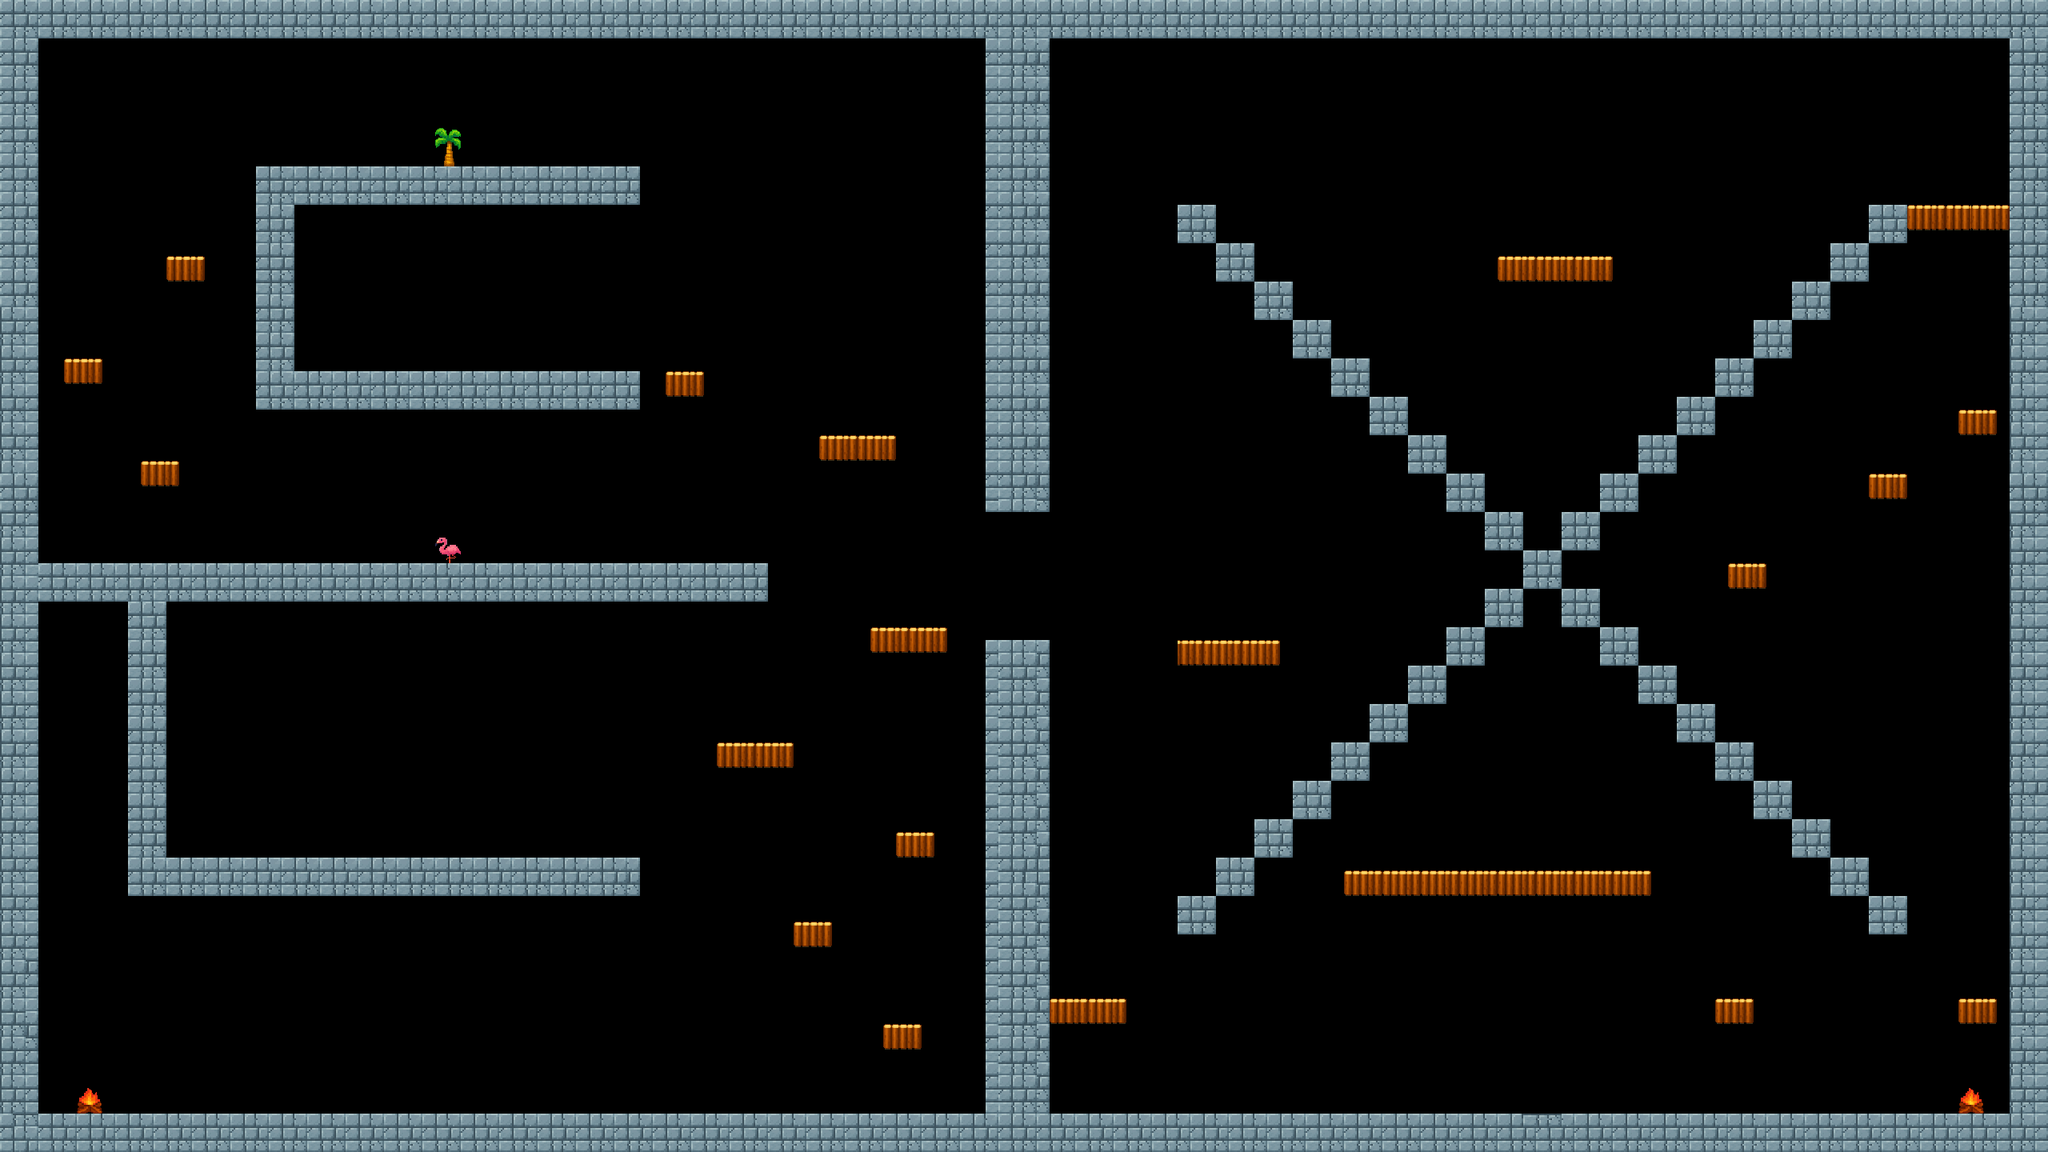

A level layout from a 2D game, rendered from its tile map. Below: a short description, then the map file with tile-grid data replaced by summaries:
An orthogonal 160x90 tile map with 16x16 px tiles, 1 tile layer (Tile Layer 1) and 82 objects (21x Platform, 3x Chest, 2x SummerTraps, FinishFlag, Player, ...).

<map version="1.10" tiledversion="1.11.2" orientation="orthogonal" renderorder="right-down" width="160" height="90" tilewidth="16" tileheight="16" infinite="0" nextlayerid="4" nextobjectid="95">
 <tileset firstgid="1" source="summer_terrain.tsx" />
 <layer id="1" name="Tile Layer 1" width="160" height="90">
  <data>[14400 cells, 2974 non-empty, 30 distinct tile ids]</data>
 </layer>
 <objectgroup id="2" name="Collision">
  <object id="1" x="0" y="0" width="2560" height="48" />
  <object id="2" x="2512" y="48" width="48" height="1392" />
  <object id="3" x="0" y="1392" width="2512" height="48" />
  <object id="4" x="0" y="48" width="48" height="1344" />
  <object id="6" x="320" y="208" width="480" height="48" />
  <object id="7" x="1232" y="48" width="80" height="592" />
  <object id="8" x="320" y="256" width="48" height="256" />
  <object id="9" x="368" y="464" width="432" height="48" />
  <object id="10" x="1472" y="256" width="48" height="48" />
  <object id="11" x="1520" y="304" width="48" height="48" />
  <object id="12" x="1568" y="352" width="48" height="48" />
  <object id="13" x="1616" y="400" width="48" height="48" />
  <object id="14" x="1664" y="448" width="48" height="48" />
  <object id="15" x="1712" y="496" width="48" height="48" />
  <object id="16" x="1760" y="544" width="48" height="48" />
  <object id="17" x="2336" y="256" width="48" height="48" />
  <object id="18" x="2288" y="304" width="48" height="48" />
  <object id="19" x="2240" y="352" width="48" height="48" />
  <object id="21" x="2192" y="400" width="48" height="48" />
  <object id="22" x="2144" y="448" width="48" height="48" />
  <object id="23" x="2096" y="496" width="48" height="48" />
  <object id="24" x="2048" y="544" width="48" height="48" />
  <object id="25" x="2000" y="592" width="48" height="48" />
  <object id="26" x="1808" y="592" width="48" height="48" />
  <object id="27" x="1856" y="640" width="48" height="48" />
  <object id="28" x="1904" y="688" width="48" height="48" />
  <object id="29" x="1952" y="640" width="48" height="48" />
  <object id="30" x="1952" y="736" width="48" height="48" />
  <object id="31" x="2000" y="784" width="48" height="48" />
  <object id="32" x="2048" y="832" width="48" height="48" />
  <object id="33" x="2096" y="880" width="48" height="48" />
  <object id="34" x="2144" y="928" width="48" height="48" />
  <object id="35" x="2192" y="976" width="48" height="48" />
  <object id="36" x="2240" y="1024" width="48" height="48" />
  <object id="37" x="2288" y="1072" width="48" height="48" />
  <object id="38" x="2336" y="1120" width="48" height="48" />
  <object id="39" x="1856" y="736" width="48" height="48" />
  <object id="40" x="1808" y="784" width="48" height="48" />
  <object id="41" x="1760" y="832" width="48" height="48" />
  <object id="42" x="1712" y="880" width="48" height="48" />
  <object id="43" x="1664" y="928" width="48" height="48" />
  <object id="44" x="1616" y="976" width="48" height="48" />
  <object id="45" x="1568" y="1024" width="48" height="48" />
  <object id="46" x="1520" y="1072" width="48" height="48" />
  <object id="47" x="1472" y="1120" width="48" height="48" />
  <object id="48" x="1232" y="800" width="80" height="592" />
  <object id="49" x="48" y="704" width="912" height="48" />
  <object id="50" x="160" y="752" width="48" height="368" />
  <object id="51" x="208" y="1072" width="592" height="48" />
  <object id="52" x="96" y="1360" width="32" height="32" />
  <object id="53" x="544" y="672" width="32" height="32" />
  <object id="54" type="Platform" x="176" y="576" width="48" height="32" />
  <object id="55" type="Platform" x="80" y="448" width="48" height="32" />
  <object id="56" type="Platform" x="208" y="320" width="48" height="32" />
  <object id="57" x="544" y="160" width="32" height="48" />
  <object id="58" type="Platform" x="832" y="464" width="48" height="32" />
  <object id="59" type="Platform" x="1024" y="544" width="96" height="32" />
  <object id="60" type="Platform" x="1088" y="784" width="96" height="32" />
  <object id="61" type="Platform" x="1088" y="784" width="96" height="32" />
  <object id="62" type="Platform" x="896" y="928" width="96" height="32" />
  <object id="63" type="Platform" x="1120" y="1040" width="48" height="32" />
  <object id="64" type="Platform" x="992" y="1152" width="48" height="32" />
  <object id="65" type="Platform" x="1104" y="1280" width="48" height="32" />
  <object id="75" type="Platform" x="2448" y="512" width="48" height="32" />
  <object id="76" type="Platform" x="2336" y="592" width="48" height="32" />
  <object id="77" type="Platform" x="2160" y="704" width="48" height="32" />
  <object id="78" type="Platform" x="2384" y="256" width="128" height="32" />
  <object id="79" type="Platform" x="2448" y="1248" width="48" height="32" />
  <object id="80" x="2448" y="1360" width="32" height="32" />
  <object id="81" type="Platform" x="1472" y="800" width="128" height="32" />
  <object id="82" type="Platform" x="1312" y="1248" width="96" height="32" />
  <object id="87" type="Platform" x="1872" y="320" width="144" height="32" />
  <object id="90" type="Platform" x="2144" y="1248" width="48" height="32" />
  <object id="92" type="Platform" x="1680" y="1088" width="384" height="32" />
 </objectgroup>
 <objectgroup id="3" name="SpawnPoint">
  <object id="83" name="Saws" type="SummerTraps" x="608" y="336" width="64" height="64">
   <properties>
    <property name="isVerticalMovement" type="bool" value="true" />
    <property name="leftTile" type="float" value="5" />
    <property name="rightTile" type="float" value="5" />
    <property name="velocity" type="float" value="50" />
   </properties>
  </object>
  <object id="84" name="SandCastle" type="Chest" x="368" y="400" width="64" height="64">
   <properties>
    <property name="SpriteAmount" type="int" value="4" />
    <property name="isEmpty" type="bool" value="true" />
   </properties>
  </object>
  <object id="85" name="Saws" type="SummerTraps" x="512" y="880" width="64" height="64">
   <properties>
    <property name="isVerticalMovement" type="bool" value="true" />
    <property name="leftTile" type="float" value="8" />
    <property name="rightTile" type="float" value="8" />
    <property name="velocity" type="float" value="50" />
   </properties>
  </object>
  <object id="86" name="SandCastle" type="Chest" x="208" y="1008" width="64" height="64">
   <properties>
    <property name="SpriteAmount" type="int" value="4" />
    <property name="isEmpty" type="bool" value="true" />
   </properties>
  </object>
  <object id="88" name="SandCastle" type="Chest" x="1904" y="256" width="64" height="64">
   <properties>
    <property name="SpriteAmount" type="int" value="4" />
    <property name="isEmpty" type="bool" value="false" />
   </properties>
  </object>
  <object id="94" name="SandFlag" type="FinishFlag" x="448" y="144" width="64" height="64">
   <properties>
    <property name="SpriteAmount" type="int" value="1" />
   </properties>
  </object>
  <object id="93" name="Player" type="Player" x="176" y="1328" width="64" height="64" />
  <object id="91" name="Chubby Buck Tooth" type="Enemy" x="1920" y="1024" width="64" height="64">
   <properties>
    <property name="negativeTile" type="float" value="11" />
    <property name="positiveTile" type="float" value="5" />
    <property name="velocity" type="float" value="150" />
   </properties>
  </object>
 </objectgroup>
</map>
